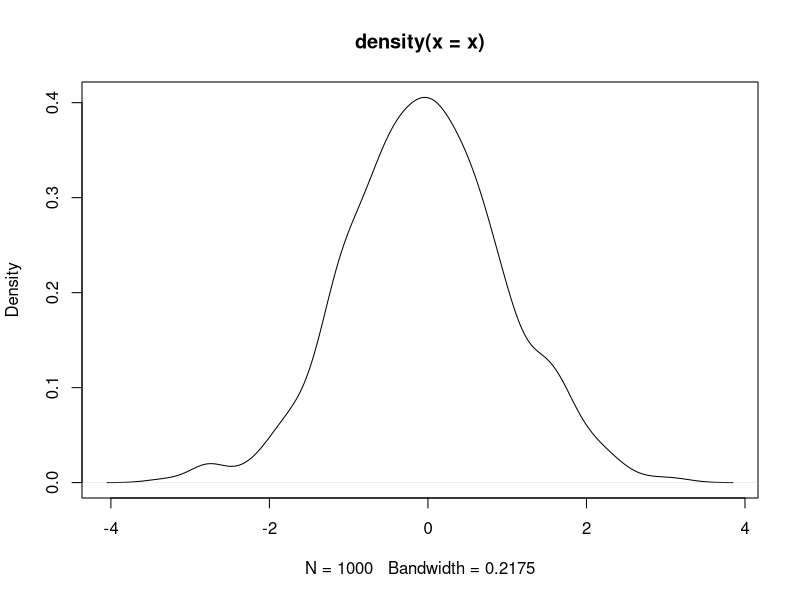
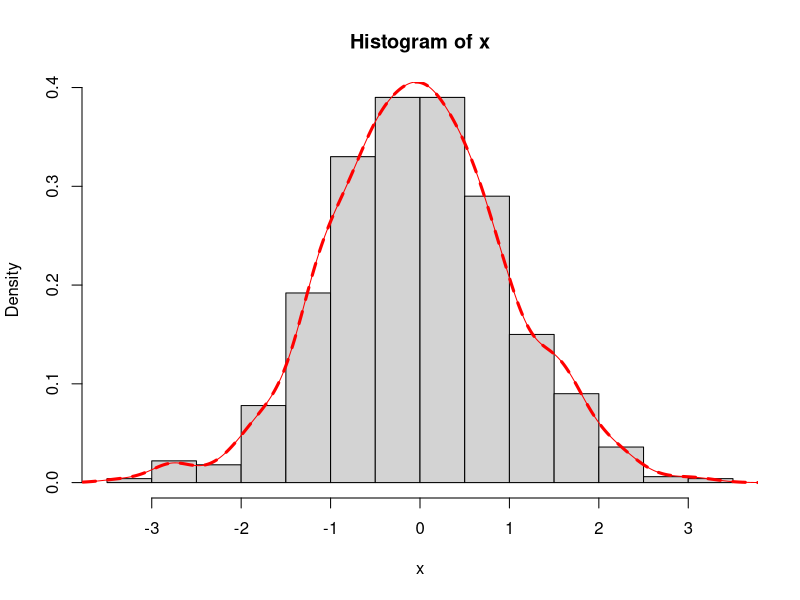
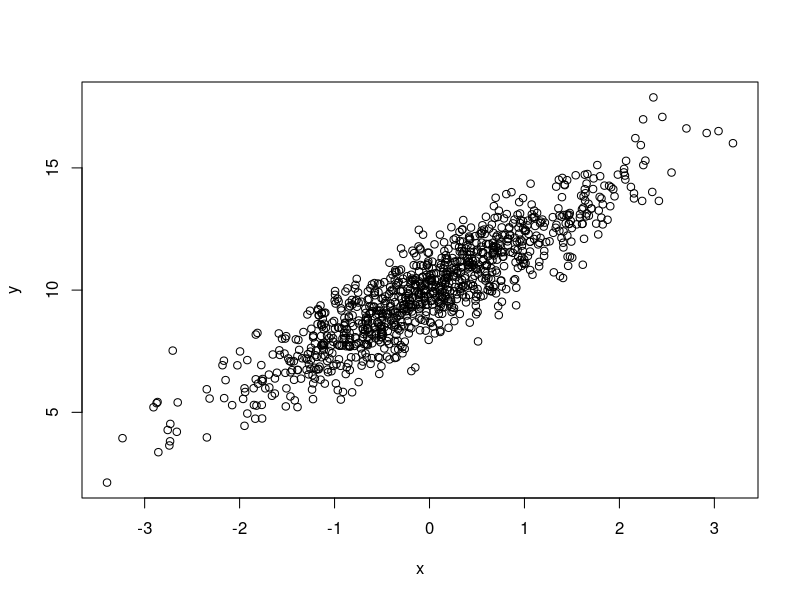
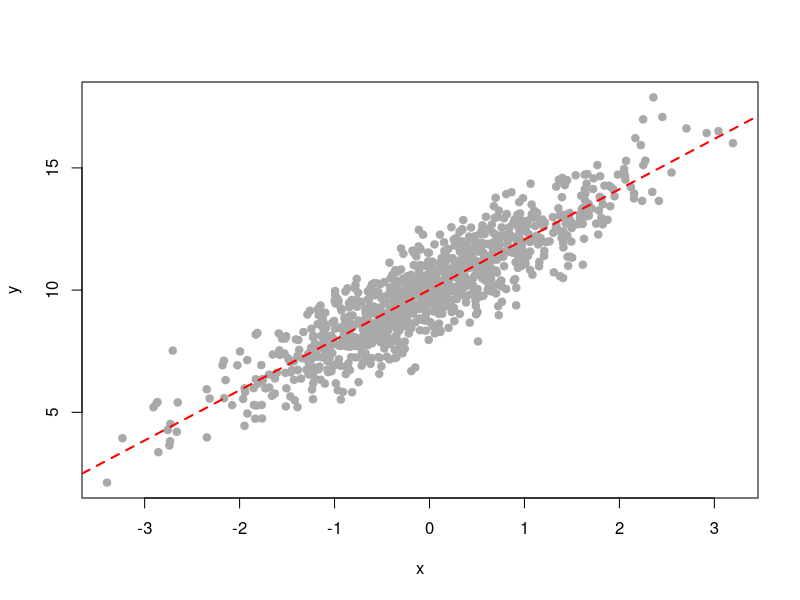
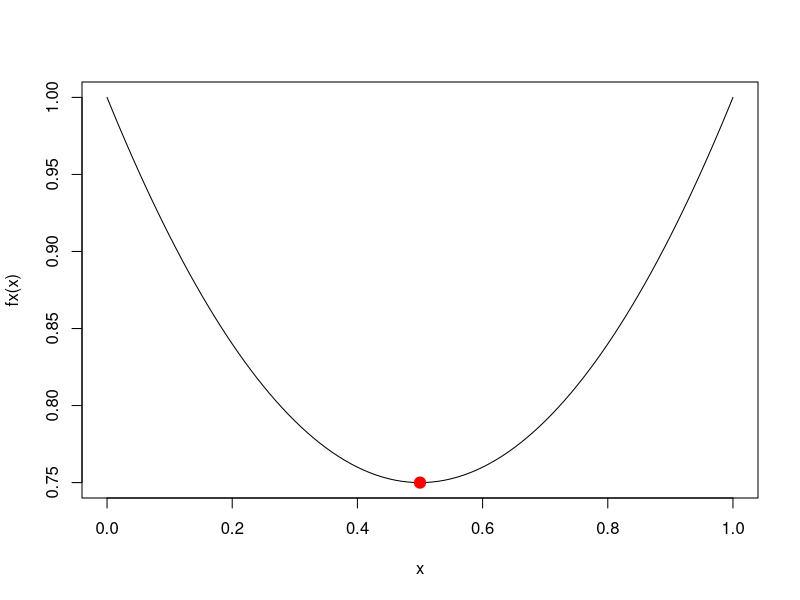

Reproduce these figures in R, in order.
# Digital and Algorithmic Marketing
# Session 1, March 27 2017
# Instructor: Sanjog Misra
# Task: Intro to R

# This script covers some basic R commands
# as well as a demonstration of some more advanced
# methods. 

# R is acommand line based and interprets your code
# (as opposed to comiling them as in C/C++ etc.)
# For example you could do simple arithmetic operations ...
1 + 2 
# or
12 * 12

# we can write our own functions
myfunction = function(x,y)
{
  z = x+y 
  return(z)
}

# Once we source or run the function code
# we can call this function
myfunction(5,5)
# Should give you output 
# [1] 10

# A more complex function
myfunction2 = function(n)
{
  total = 0
  for(i in 1:n)
  {
    total = total + i
  }
  total
}

myfunction2(4)

# Simulating data
#Set seed to ensure replicability 
set.seed(1234)

# A thousand draws from a standard normal
x = rnorm(1000)

# A smooth density plot (kind of like a histogram)
plot(density(x))
hist(x, prob=TRUE, col='lightgray')
lines(density(x), col='red')
lines(density(x), col='red', lty=2, lwd=3)

# Simulate some error terms
err = rnorm(1000)

# Generate y
y = 10 + 2*x + err

# Scatter Plot
plot(y=y,x=x)

# Data.frame
df = data.frame(x=x,y=y)

# Summary Stats
summary(df)

# Regression
lm.res = lm(y~x,data=df)

# Summarize the Regression
summary(lm.res)

# Extract the coefficients
cf = coef(lm.res)

# Plot Again
plot(y~x,pch=19,col='darkgrey')

# Add fitted line
abline(a=cf[1],b=cf[2],lty=2,lwd=2,col='red')

# Basic Optimization
# Some fucntions
fx = function(x)
{
  1-x*(1-x)
}
# What does it look like?
curve(fx)

# Find Minimum
res = optimize(fx,interval=c(0,1))

# plot that point
points(x=res$minimum, y=res$objective,pch=19,col='red',cex=1.5)

res

# Multidimensional optimization
# 2 dimensional problem
fx2 = function(z)
{
  out = z[1]+z[2]-.5*(z[1]+z[2])^2
  -out
}
# This time we use the optim function in R
res2 = optim(c(0,0),fx2,method="BFGS")

res2

# So can we do our own regression?
obj = function(beta)
{
  xb = beta[1]+beta[2]*x
  uhat = y-xb
  obj = sum(uhat^2)
}

lm.out = optim(c(0,0),obj,method="BFGS")
print(lm.out)

# Compare to canned procedure result lm.res





